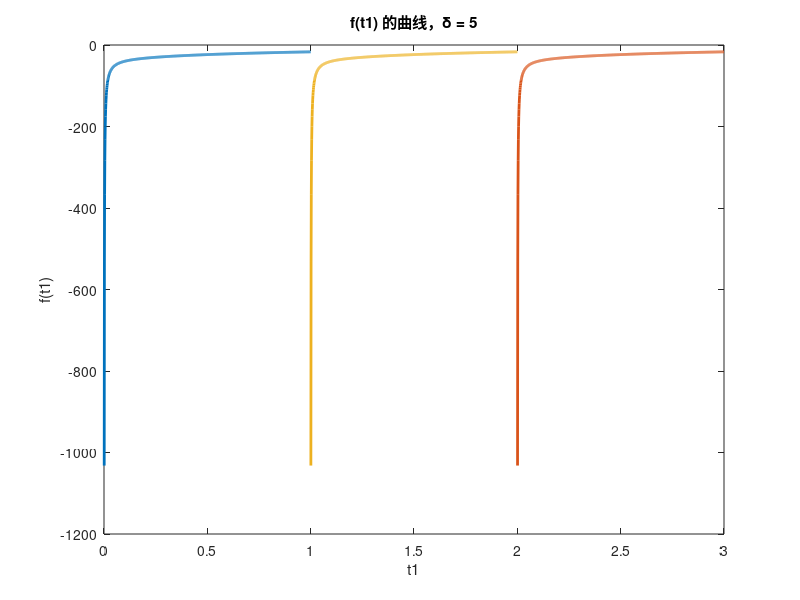
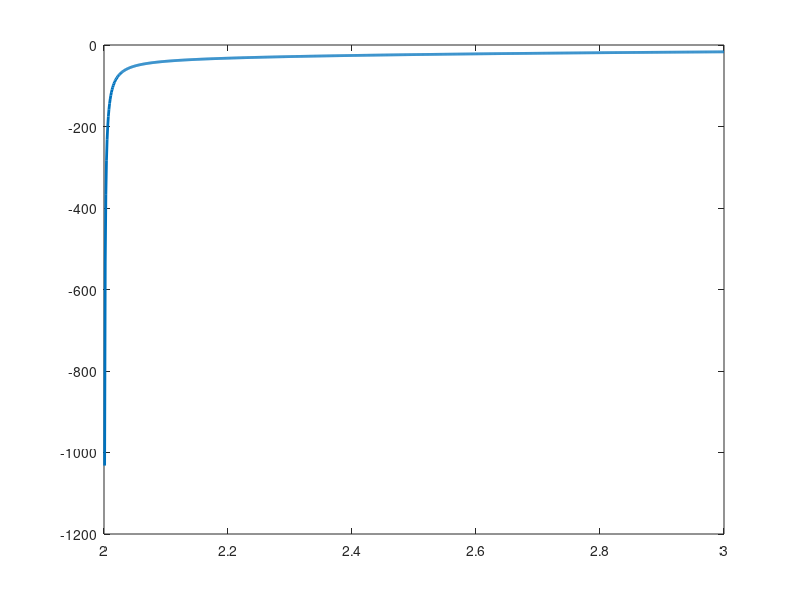

Recreate these plots in MATLAB, in order.

delta = input('请输入 delta 的值: '); % 用户输入 delta
t1 = linspace(0, 1, 1000); % 在 [0, 1] 区间生成 100 个 t1 值

f_t1 =(1./(t1+1)) .* ((25*t1 + 71 + 39*delta) / 51) .* ((t1 + 11 - 27*delta) / 17) ...
             - (1 ./ (2*(t1+1))) .* ((t1 + 11 - 27*delta) / 17).^2 ...
             + (1 ./ (t1+1)) .* ((5*t1 + 4 + 18*delta) / 17).^2 ...
             + 1 - (1 ./ t1);


% 绘制函数图像
figure;
plot(t1, f_t1, 'LineWidth', 2);
xlabel('t1');
ylabel('f(t1)');
title(['f(t1) 的曲线，\delta = ' num2str(delta)]);
hold on
plot(t1+2, f_t1, 'LineWidth', 2);
plot(t1+1, f_t1, 'LineWidth', 2);
hold off
figure;
plot(t1+2, f_t1, 'LineWidth', 2);
